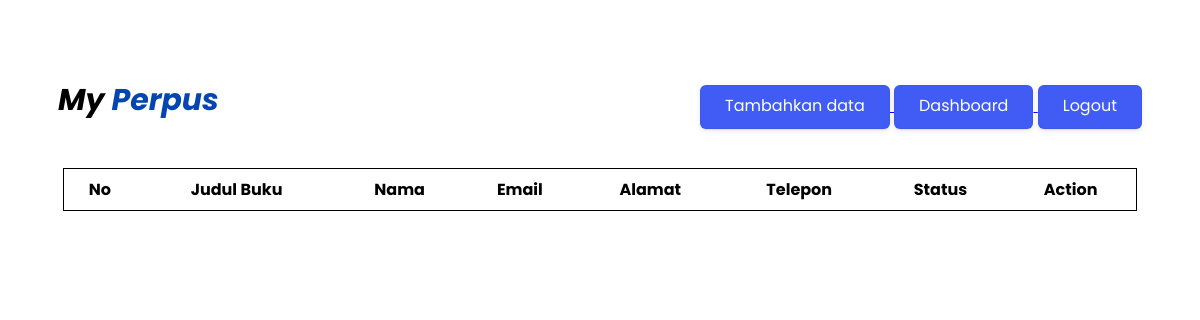
/main.php (signed in), run on an earlier commit of the app's database.
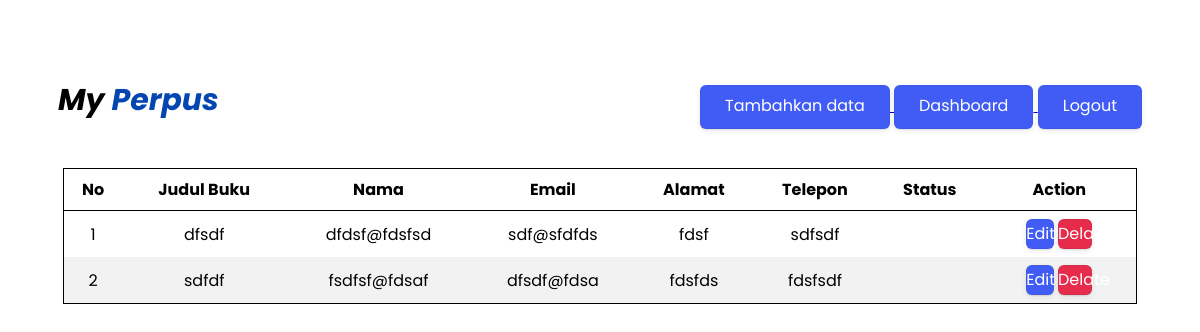
And on a later commit of the database.
### tables this page shows
CREATE TABLE `datanegara` (
  `id` int(11) NOT NULL,
  `buku` varchar(100) NOT NULL,
  `nama` varchar(100) NOT NULL,
  `email` varchar(100) NOT NULL,
  `alamat` varchar(100) NOT NULL,
  `telepon` varchar(100) NOT NULL
);

### main.php (the view, shortened to what this page needs)
<!DOCTYPE html>
<html lang="en">
<head>
</head>
<body>
    <div class="kontainer">
        <div class="kontaineratas">
            <i>
                <h3 style="font-size: 30px;">My <span>Perpus</span></h3>
            </i>
            <div class="kiri">
                <a href="add.php">
                    <button>Tambahkan data</button>
                </a>
                <a href="dashboard.php">
                    <button>Dashboard</button>
                </a>
                <a href="logout.php">
                    <button>Logout</button>
                </a>
            </div>
        </div>
        <div class="form-table">
            <table>
                <tr>
                    <th>No</th>
                    <th>Judul Buku</th>
                    <th>Nama</th>
                    <th>Email</th>
                    <th>Alamat</th>
                    <th>Telepon</th>
                    <th>Status</th>
                    <th>Action</th>
                </tr>
                <?php
                    include "config.php";
                    $sql = "select * from crudtabel.datanegara";
                    $query = mysqli_query($koneksi, $sql);
                    $no = 1;
                    foreach ($query as $data){
                ?>
                <tr>
                    <td><?php echo $no ?></td>
                    <td><?php echo $data['buku'] ?></td>
                    <td><?php echo $data['nama'] ?></td>
                    <td><?php echo $data['email'] ?></td>
                    <td><?php echo $data['alamat'] ?></td>
                    <td><?php echo $data['telepon'] ?></td>
                    <td><?php echo $data['status'] ?></td>
                    <td>
                        <a href="edit.php?id=<?php echo $data['id'] ?>" class="edit">Edit</a>
                        <a href="hapus.php?id=<?php echo $data['id'] ?>" class="hapus">Delate</a>
                    </td>
                </tr>
                <?php
                        $no += 1;
                    }
                    ?>
            </table>
        </div>
    </div>
</body>
</html>

What changed in the data, as far as the page shows it:
added datanegara: buku "dfsdf", nama "dfdsf@fdsfsd", email "sdf@sfdfds", alamat "fdsf", telepon "sdfsdf"
added datanegara: buku "sdfdf", nama "fsdfsf@fdsaf", email "dfsdf@fdsa", alamat "fdsfds", telepon "fdsfsdf"
